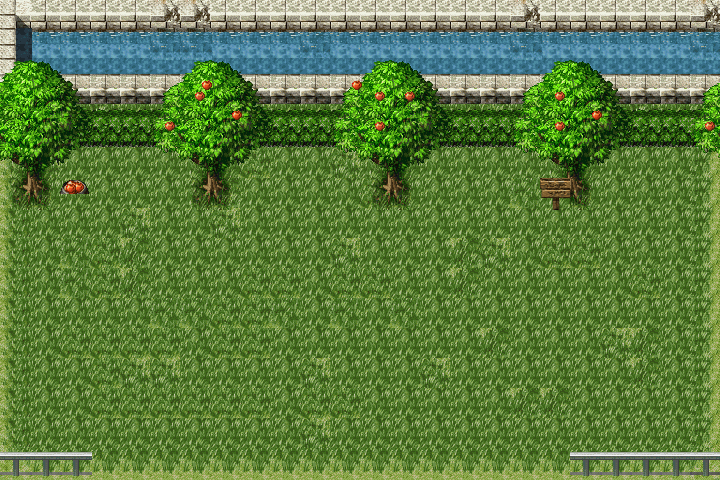

A 2D game scene composited from a Tiled map and its tileset images. What follows is a short description and the map's XML, with each tile layer's data collapsed to a summary:
An orthogonal 24x16 tile map with 30x30 px tiles, 6 tile layers (块层 1, 块层 3, 块层 2, 块层 5, ...).

<map version="1.0" orientation="orthogonal" renderorder="left-up" width="24" height="16" tilewidth="30" tileheight="30" nextobjectid="1">
 <tileset firstgid="1" name="pic395_地图Grassland01" tilewidth="32" tileheight="32" tilecount="152" columns="8">
  <image source="pic395_地图Grassland01.png" width="256" height="608" />
 </tileset>
 <layer name="块层 1" width="24" height="16">
  <data>[384 cells, 384 non-empty, 13 distinct tile ids]</data>
 </layer>
 <layer name="块层 3" width="24" height="16">
  <data>[384 cells, 70 non-empty, 5 distinct tile ids]</data>
 </layer>
 <layer name="块层 2" width="24" height="16">
  <data>[384 cells, 77 non-empty, 8 distinct tile ids]</data>
 </layer>
 <layer name="块层 5" width="24" height="16">
  <data>[384 cells, 48 non-empty, 6 distinct tile ids]</data>
 </layer>
 <layer name="块层 4" width="24" height="16">
  <data>[384 cells, 80 non-empty, 20 distinct tile ids]</data>
 </layer>
 <layer name="块层 6" width="24" height="16">
  <data>[384 cells, 13 non-empty, 3 distinct tile ids]</data>
 </layer>
</map>
